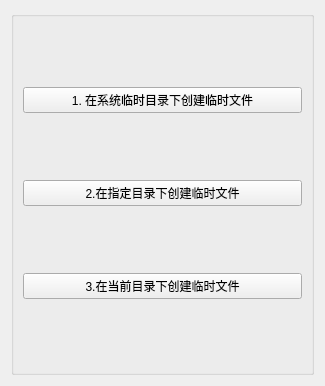
      <widget class="QWidget" name="pageTempFile">
       <property name="geometry">
        <rect>
         <x>0</x>
         <y>0</y>
         <width>325</width>
         <height>386</height>
        </rect>
       </property>
       <attribute name="icon">
        <iconset>
         <normaloff>:/images/images/174.JPG</normaloff>:/images/images/174.JPG</iconset>
       </attribute>
       <attribute name="label">
        <string>QTemporaryFile类</string>
       </attribute>
       <layout class="QVBoxLayout" name="verticalLayout_11">
        <item>
         <widget class="QGroupBox" name="groupBox_12">
          <property name="title">
           <string/>
          </property>
          <layout class="QVBoxLayout" name="verticalLayout_12">
           <item>
            <widget class="QPushButton" name="pushButton_25">
             <property name="minimumSize">
              <size>
               <width>0</width>
               <height>25</height>
              </size>
             </property>
             <property name="toolTip">
              <string>在QDir::tempPath()返回的系统临时目录下创建临时文件</string>
             </property>
             <property name="text">
              <string>1. 在系统临时目录下创建临时文件</string>
             </property>
            </widget>
           </item>
           <item>
            <widget class="QPushButton" name="pushButton_69">
             <property name="toolTip">
              <string>在指定目录下创建临时文件</string>
             </property>
             <property name="text">
              <string>2.在指定目录下创建临时文件</string>
             </property>
            </widget>
           </item>
           <item>
            <widget class="QPushButton" name="pushButton_70">
             <property name="toolTip">
              <string>在QDir::currentPath()表示的当前目录下创建临时文件</string>
             </property>
             <property name="text">
              <string>3.在当前目录下创建临时文件</string>
             </property>
            </widget>
           </item>
          </layout>
         </widget>
        </item>
       </layout>
      </widget>
